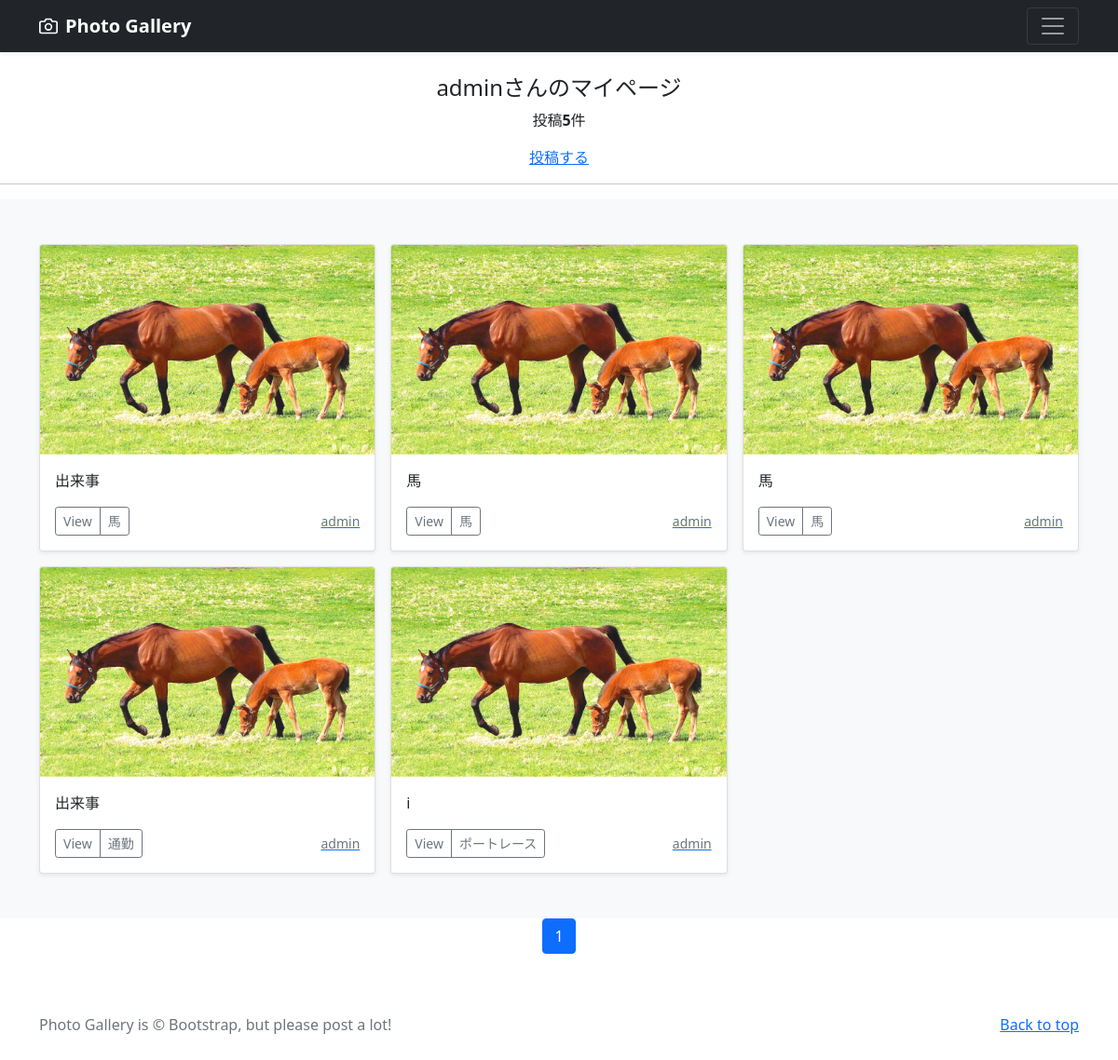
Screenshot of /mypage/ (signed in) with the database file from the repository.
### accounts/models.py (models this page shows)
class CustomUser(AbstractUser):
    pass

### photo/models.py (models this page shows, shortened)
class PhotoPost(models.Model):
    user=models.ForeignKey(
        CustomUser,
        verbose_name='ユーザー',
        on_delete=models.CASCADE
    )
    category=models.ForeignKey(
        Category,
        verbose_name='カテゴリ',
        on_delete=models.PROTECT
    )
    title=models.CharField(
        verbose_name='タイトル',
        max_length=200
    )
    comment=models.TextField(
        verbose_name='コメント',
    )
    image1=models.ImageField(
        verbose_name='イメージ1',
        upload_to='photos'
    )
    image2=models.ImageField(
        verbose_name='イメージ2',
        upload_to='photos',
        blank=True,
        null=True
    )
    posted_at=models.DateTimeField(
        verbose_name='投稿日時',
        auto_now_add=True
    )

class Category(models.Model):
    title = models.CharField(
        verbose_name='カテゴリ',
        max_length=20)

### photo/views.py (the view)
# urls.py: path('mypage/',views.MypageView.as_view(), name='mypage'),
class MypageView(ListView):
    template_name='mypage.html'
    paginate_by=9
    def get_queryset(self):
        queryset=PhotoPost.objects.filter(
            user=self.request.user).order_by('-posted_at')
        return queryset

### photo/templates/mypage.html (shortened to what this page needs)
{% extends 'base.html' %}
      {% block contents %}
      {% if user.is_authenticated %}
        <br>
        <div style="text-align:center">
          <h4>{{user.username}}さんのマイページ</h4>
          {% if object_list.count == 0 %}
            <p>{{user.username}}さんの投稿はありません</p>
          {% else %}
            <p>投稿<strong>{{object_list.count}}</strong>件</p>
          {% endif %}
          <a href="{% url 'photo:post' %}">投稿する</a>
        </div>
        <hr>
      {% endif %}
      {% include "photos_list.html" %}
      {% include "pagination.html" %}
      {% endblock %}

### photo/templates/base.html (shortened to what this page needs)
{% load static %}
<!doctype html>
<html lang="ja">
  <head>
    <link href="https://cdn.jsdelivr.net/npm/bootstrap@5.0.2/dist/css/bootstrap.min.css"
          rel="stylesheet"
>
  </head>
  <body>
    <header>
      <div class="navbar navbar-dark bg-dark shadow-sm">
        <div class="container">
          <a href="{% url 'photo:index' %}"
             class="navbar-brand d-flex align-items-center">
            <strong>Photo Gallery</strong>
          </a>
          <button class="navbar-toggler"
                  type="button"
                  data-bs-toggle="collapse"
                  data-bs-target="#navbarHeader"
                  aria-controls="navbarHeader"
                  aria-expanded="false"
                  aria-label="Toggle navigation">
            <span class="navbar-toggler-icon"></span>
          </button>
        </div>
      </div>
    </header>
    <main>
      {% block contents %}{% endblock %}
    </main>
    <footer class="text-muted py-5">
      <div class="container">
        <p class="float-end mb-1">
          <a href="#">Back to top</a>
        </p>
        <p class="mb-1">
          Photo Gallery is &copy; Bootstrap, but please post a lot!</p>
      </div>
    </footer>
  </body>
</html>

### photo/templates/photos_list.html (shortened to what this page needs)
  <div class="album py-5 bg-light">
    <div class="container">
      <div class="row row-cols-1 row-cols-sm-2 row-cols-md-3 g-3">
        {% for record in object_list %}
        <div class="col">
          <div class="card shadow-sm">
            <img src="{{ record.image1.url }}"
                 class="bd-placeholder-img card-img-top"
                 width="100%" height="225"
                 xmlns="http://www.w3.org/2000/svg"
                 role="img" aria-label="Placeholder: Thumbnail"
                 preserveAspectRatio="xMidYMid slice"
                 focusable="false">
                 <rect width="100%" height="100%" fill="#55595c"/>
            <div class="card-body">
              <p class="card-text">
                {{record.title}}
              </p>
              <div class="d-flex justify-content-between align-items-center">
                <div class="btn-group">
                  <button type="button"
                          class="btn btn-sm btn-outline-secondary"
onclick="location.href='{% url 'photo:photo_detail' record.pk %}'">
                          View</button>
                  <button type="button"
                          class="btn btn-sm btn-outline-secondary"
onclick="location.href='{% url 'photo:photos_cat' category=record.category.id %}'">
                          {{record.category.title}}</button>
                </div>
                <a href="{% url 'photo:user_list' user=record.user.id %}">
                  <small class="text-muted">
                    {{record.user.username}}</small>
                </a>
              </div>
            </div>
          </div>
        </div>
        {% endfor %}
      </div>
    </div>
  </div>

### photo/templates/pagination.html (shortened to what this page needs)
<ul class="pagination"
    style="justify-content:center">
    {% for num in page_obj.paginator.page_range %}
        {% if page_obj.number == num %}
        <li class="page-item active">
            <span class="page-link">{{ num }}</span>
        </li>
        {% endif %}
    {% endfor %}
</ul>

### photo/templates/base.html (style rules this page uses)
.bd-placeholder-img { font-size: 1.125rem; text-anchor: middle; -webkit-user-select: none; -moz-user-select: none; user-select: none; }

### rows the page displays
CustomUser: username "admin"
PhotoPost: image1 (picture), title "出来事", category "馬", user.username "admin"
PhotoPost: image1 (picture), title "馬", category "馬", user.username "admin"
PhotoPost: image1 (picture), title "馬", category "馬", user.username "admin"
PhotoPost: image1 (picture), title "出来事", category "通勤", user.username "admin"
PhotoPost: image1 (picture), title "i", category "ポートレース", user.username "admin"

### other values shown
{{ object_list.count }} "5"
{{ num }} "1"
